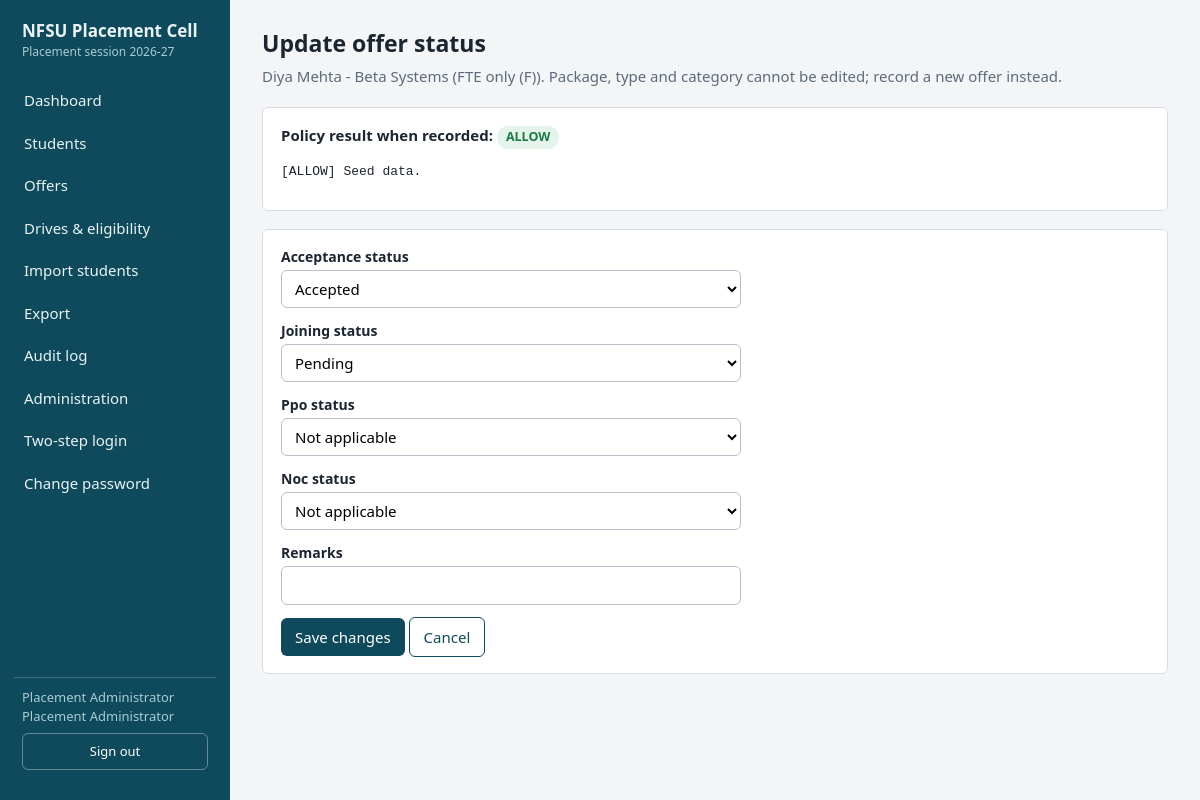
The page /offers/2/edit/ (signed in) on the database its author committed.
### core/models.py (models this page shows, shortened)
class User(AbstractUser):
    class Role(models.TextChoices):
        ADMIN = "ADMIN", "Placement Administrator"
        OFFICER = "OFFICER", "Placement Officer"
        COORDINATOR = "COORDINATOR", "Course Coordinator"
        RECRUITER = "RECRUITER", "Company / Recruiter"
        STUDENT = "STUDENT", "Student (read-only)"
    role = models.CharField(max_length=20, choices=Role.choices, default=Role.STUDENT)
    course = models.CharField(max_length=20, choices=COURSES, blank=True,
                              help_text="Coordinators: the one course they may see.")
    company = models.ForeignKey(Company, null=True, blank=True, on_delete=models.SET_NULL,
                                help_text="Recruiters: the one company they may see.")
    student = models.OneToOneField(Student, null=True, blank=True, on_delete=models.SET_NULL,
                                   related_name="login", help_text="Students: their own record.")
    totp_secret = models.CharField(max_length=64, blank=True)
    mfa_enabled = models.BooleanField(default=False)

class Offer(models.Model):
    class Type(models.TextChoices):
        I = "I", "Internship only (I)"
        F = "F", "FTE only (F)"
        IF = "IF", "Internship + PPO/FTE (I+F)"
    class Acceptance(models.TextChoices):
        PENDING = "PENDING", "Pending"
        ACCEPTED = "ACCEPTED", "Accepted"
        DECLINED = "DECLINED", "Declined"
        EXPIRED = "EXPIRED", "Expired"
    class Joining(models.TextChoices):
        PENDING = "PENDING", "Pending"
        JOINED = "JOINED", "Joined"
        NOT_JOINED = "NOT_JOINED", "Not joined"
    class PPO(models.TextChoices):
        NA = "NA", "Not applicable"
        PENDING = "PENDING", "Pending"
        OFFERED = "OFFERED", "Offered"
        ACCEPTED = "ACCEPTED", "Accepted"
        DECLINED = "DECLINED", "Declined"
    class NOC(models.TextChoices):
        NA = "NA", "Not applicable"
        PENDING = "PENDING", "Pending"
        ISSUED = "ISSUED", "Issued"
        DENIED = "DENIED", "Denied"
    student = models.ForeignKey(Student, on_delete=models.PROTECT, related_name="offers")
    company = models.ForeignKey(Company, on_delete=models.PROTECT, related_name="offers")
    drive = models.ForeignKey(Drive, null=True, blank=True, on_delete=models.SET_NULL, related_name="offers")
    offer_type = models.CharField(max_length=2, choices=Type.choices)
    category = models.CharField(max_length=2, choices=CATEGORIES)
    ctc_lpa = models.DecimalField("FTE CTC (LPA)", max_digits=6, decimal_places=2, null=True, blank=True,
                                  validators=[MinValueValidator(Decimal("0.1")), MaxValueValidator(Decimal("500"))])
    stipend_amount = models.DecimalField("Internship stipend (INR)", max_digits=9, decimal_places=2,
                                         null=True, blank=True, validators=[MinValueValidator(Decimal("0"))])
    stipend_period = models.CharField(max_length=10, blank=True,
                                      choices=[("MONTHLY", "Per month"), ("TOTAL", "Total / one-time")])
    offered_at = models.DateTimeField(default=timezone.now)
    acceptance_deadline = models.DateTimeField(null=True, blank=True)
    acceptance_status = models.CharField(max_length=10, choices=Acceptance.choices, default=Acceptance.PENDING)
    joining_status = models.CharField(max_length=12, choices=Joining.choices, default=Joining.PENDING)
    ppo_status = models.CharField(max_length=10, choices=PPO.choices, default=PPO.NA)
    off_campus = models.BooleanField(default=False)
    noc_status = models.CharField(max_length=10, choices=NOC.choices, default=NOC.NA)
    needs_review = models.BooleanField(default=False)
    policy_outcome = models.CharField(max_length=10, blank=True)
    policy_reasons = models.TextField(blank=True)
    override_reason = models.CharField(max_length=300, blank=True)
    remarks = models.CharField(max_length=500, blank=True)
    created_by = models.ForeignKey(User, null=True, on_delete=models.SET_NULL, related_name="+")
    created_at = models.DateTimeField(auto_now_add=True)
    updated_at = models.DateTimeField(auto_now=True)
    AUDIT_FIELDS = ["student", "company", "offer_type", "category", "ctc_lpa", "stipend_amount",
                    "stipend_period", "acceptance_status", "joining_status", "ppo_status", "off_campus",
                    "noc_status", "needs_review", "policy_outcome", "override_reason", "remarks"]
    class Meta:
        ordering = ["-offered_at", "-id"]

class Student(models.Model):
    class Registration(models.TextChoices):
        REGISTERED = "REGISTERED", "Registered"
        DEREGISTERED = "DEREGISTERED", "Deregistered"
        NOT_REGISTERED = "NOT_REGISTERED", "Not registered"
    class Eligibility(models.TextChoices):
        ELIGIBLE = "ELIGIBLE", "Eligible"
        INELIGIBLE = "INELIGIBLE", "Ineligible"
        PENDING = "PENDING", "Pending verification"
    placement_id = models.CharField(
        max_length=20, unique=True,
        validators=[RegexValidator(r"^[A-Z0-9\-]{4,20}$", "4-20 chars: capital letters, digits, hyphen.")])
    name = models.CharField(
        max_length=100,
        validators=[RegexValidator(r"^[A-Za-z][A-Za-z .'\-]{1,99}$", "Letters, spaces, . ' - only.")])
    mobile = EncryptedTextField(
        validators=[RegexValidator(r"^[6-9]\d{9}$", "Enter a valid 10-digit Indian mobile number.")])
    email = models.EmailField()
    course = models.CharField(max_length=20, choices=COURSES)
    batch = models.CharField(max_length=9, validators=[RegexValidator(r"^\d{4}-\d{2}$", "Format: 2025-27")])
    registration_status = models.CharField(max_length=20, choices=Registration.choices,
                                           default=Registration.NOT_REGISTERED)
    eligibility_status = models.CharField(max_length=20, choices=Eligibility.choices,
                                          default=Eligibility.PENDING)
    remarks = models.CharField(max_length=500, blank=True)
    is_archived = models.BooleanField(default=False)
    created_at = models.DateTimeField(auto_now_add=True)
    updated_at = models.DateTimeField(auto_now=True)
    AUDIT_FIELDS = ["placement_id", "name", "mobile", "email", "course", "batch",
                    "registration_status", "eligibility_status", "remarks", "is_archived"]
    class Meta:
        ordering = ["placement_id"]
    def __str__(self):
        return "%s - %s" % (self.placement_id, self.name)

class Company(models.Model):
    name = models.CharField(max_length=120, unique=True)
    category = models.CharField(max_length=2, choices=CATEGORIES, default="C",
                                help_text="Default category (used for internship-only offers).")
    response_hours = models.PositiveIntegerField(
        default=24, validators=[MinValueValidator(1), MaxValueValidator(24)],
        help_text="Company's stated acceptance timeline in hours (policy cap: 24).")
    class Meta:
        ordering = ["name"]
        verbose_name_plural = "companies"
    def __str__(self):
        return self.name

### core/views.py (the view, shortened to what this page needs)
# urls.py: path("offers/<int:pk>/edit/", views.offer_update, name="offer_update"),
@role_required(*ADMIN_OFFICER)
def offer_update(request, pk):
    o = get_object_or_404(offers_for(request.user), pk=pk)
    before = audit.snapshot(o, Offer.AUDIT_FIELDS)
    form = OfferStatusForm(request.POST or None, instance=o)
    return render(request, "offer_status_form.html", {"form": form, "o": o})

### core/forms.py
class OfferStatusForm(forms.ModelForm):
    class Meta:
        model = Offer
        fields = ["acceptance_status", "joining_status", "ppo_status", "noc_status", "remarks"]

### core/audit.py (called while the page is built)
def _clean(value):
    return json.loads(json.dumps(value, default=str, sort_keys=True))

def snapshot(obj, fields):
    data = {}
    for f in fields:
        value = getattr(obj, f, None)
        if f == "mobile":
            value = mask_mobile(value or "")
        elif hasattr(value, "pk"):
            value = str(value)
        data[f] = value
    return _clean(data)

### core/permissions.py (called while the page is built, shortened)
def role_required(*roles):
    def deco(view):
        @wraps(view)
        @login_required
        def wrapper(request, *args, **kwargs):
            if request.user.role not in roles:
                audit.log(request.user, "ACCESS_DENIED", request=request,
                          note="%s %s" % (request.method, request.path))
                return render(request, "403.html", status=403)
            return view(request, *args, **kwargs)
        return wrapper
    return deco

def offers_for(user):
    qs = Offer.objects.select_related("student", "company")
    if user.role in (R.ADMIN, R.OFFICER):
        return qs

### core/security.py (called while the page is built)
def _fernet():
    raw = settings.FIELD_ENCRYPTION_KEY or settings.SECRET_KEY
    key = base64.urlsafe_b64encode(hashlib.sha256(raw.encode()).digest())
    return Fernet(key)

    def from_db_value(self, value, expression, connection):
        if not value:
            return value
        try:
            return _fernet().decrypt(value.encode()).decode()
        except InvalidToken:
            return "[decryption-error]"

    def __call__(self, request):
        response = self.get_response(request)
        if not request.path.startswith("/admin-console/"):
            response.setdefault("Content-Security-Policy", self.CSP)
        response.setdefault("Permissions-Policy", "camera=(), microphone=(), geolocation=()")
        response.setdefault("Cross-Origin-Opener-Policy", "same-origin")
        if request.user.is_authenticated:
            response["Cache-Control"] = "no-store"  # never cache personal data
        return response

### templates/offer_status_form.html
{% extends "base.html" %}{% block title %}Update offer{% endblock %}
{% block content %}<h1>Update offer status</h1><p class="sub">{{ o.student.name }} - {{ o.company.name }} ({{ o.get_offer_type_display }}). Package, type and category cannot be edited; record a new offer instead.</p>
{% if o.policy_reasons %}<div class="panel"><b>Policy result when recorded:</b> <span class="chip {{ o.policy_outcome }}">{{ o.policy_outcome }}</span><pre class="mono">{{ o.policy_reasons }}</pre></div>{% endif %}
<form method="post" class="panel">{% csrf_token %}{% include "_form.html" %}<button type="submit">Save changes</button> <a class="btn alt" href="{% url 'student_detail' o.student_id %}">Cancel</a></form>{% endblock %}

### templates/base.html (shortened to what this page needs)
{% load static %}<!doctype html>
<html lang="en"><head><meta charset="utf-8"><meta name="viewport" content="width=device-width,initial-scale=1">
<link rel="stylesheet" href="{% static 'style.css' %}"></head>
<body>
{% if user.is_authenticated %}
<div class="shell">
<nav class="side" aria-label="Main">
  <div class="brand">NFSU Placement Cell<small>Placement session 2026-27</small></div>
  {% if user.role == "ADMIN" or user.role == "OFFICER" or user.role == "COORDINATOR" %}
    <a href="{% url 'dashboard' %}">Dashboard</a>
    <a href="{% url 'student_list' %}">Students</a>
    <a href="{% url 'offer_list' %}">Offers</a>
    <a href="{% url 'drive_list' %}">Drives &amp; eligibility</a>
  {% endif %}
  {% if user.role == "ADMIN" or user.role == "OFFICER" %}
    <a href="{% url 'student_import' %}">Import students</a>
    <a href="{% url 'export' %}">Export</a>
  {% endif %}
  {% if user.role == "ADMIN" %}
    <a href="{% url 'audit_list' %}">Audit log</a>
    <a href="/admin-console/">Administration</a>
  {% endif %}
  <a href="{% url 'security_settings' %}">Two-step login</a>
  <a href="{% url 'password_change' %}">Change password</a>
  <div class="who">{{ user.get_full_name|default:user.username }}<br>{{ user.get_role_display }}
    <form method="post" action="{% url 'logout' %}">{% csrf_token %}<button type="submit">Sign out</button></form></div>
</nav>
<main class="main">
{% else %}<main class="login">{% endif %}
{% block content %}{% endblock %}
</main>
{% if user.is_authenticated %}</div>{% endif %}
</body></html>

### templates/_form.html (shortened to what this page needs)
{% for f in form %}
<div class="frow"><label for="{{ f.id_for_label }}">{{ f.label }}</label>{{ f }}
{% for e in f.errors %}<div class="err">{{ e }}</div>{% endfor %}</div>
{% endfor %}

### static/style.css (style rules this page uses)
:root { --bg:#f4f5f7;--surface:#fff;--ink:#1c2530;--muted:#5d6b7a;--line:#d8dde3;--brand:#0e4a5b;--brand-2:#e8f1f3; --ok:#1b7a45;--ok-bg:#e5f4eb;--warn:#9a5b00;--warn-bg:#fdf1db;--bad:#b3261e;--bad-bg:#fbe7e5;--r:6px }
* { box-sizing:border-box }
body { margin:0;font:15px/1.5 "Segoe UI",system-ui,-apple-system,Roboto,Arial,sans-serif;color:var(--ink);background:var(--bg) }
a { color:var(--brand) }
.shell { display:grid;grid-template-columns:230px 1fr;min-height:100vh }
.side { background:var(--brand);color:#e9f3f5;padding:20px 14px;display:flex;flex-direction:column;gap:4px }
.brand { font-weight:700;font-size:17px;line-height:1.25;margin-bottom:18px;padding:0 8px }
.brand small { display:block;font-weight:400;font-size:12px;color:#a9cbd3;margin-top:3px }
.side a { color:#e9f3f5;text-decoration:none;padding:8px 10px;border-radius:var(--r) }
.side .who { margin-top:auto;font-size:13px;color:#a9cbd3;padding:10px 8px;border-top:1px solid rgba(255,255,255,.18) }
.side form { margin:6px 0 0 }
.main { padding:26px 32px;max-width:1280px;width:100% }
h1 { font-size:23px;margin:0 0 4px }
.sub { color:var(--muted);margin:0 0 20px }
.panel { background:var(--surface);border:1px solid var(--line);border-radius:var(--r);padding:16px 18px;margin-bottom:18px }
.btn,button { font:inherit;background:var(--brand);color:#fff;border:0;border-radius:var(--r);padding:8px 14px;cursor:pointer;text-decoration:none;display:inline-block }
.btn.alt,button.alt { background:#fff;color:var(--brand);border:1px solid var(--brand) }
.side button { background:transparent;border:1px solid rgba(255,255,255,.35);width:100% }
input,select,textarea { font:inherit;padding:7px 9px;border:1px solid #b7c0ca;border-radius:var(--r);background:#fff;max-width:100% }
.frow { margin-bottom:12px }
.frow label { display:block;font-weight:600;font-size:14px;margin-bottom:3px }
.frow input,.frow select,.frow textarea { width:100%;max-width:460px }
.chip { display:inline-block;padding:2px 9px;border-radius:99px;font-size:12.5px;font-weight:600 }
.chip.ALLOW,.chip.ok { background:var(--ok-bg);color:var(--ok) }
code,.mono { font-family:Consolas,Menlo,monospace;font-size:13px }

### rows shown on the page
User: get_full_name "Placement Administrator", role "Placement Administrator"
Offer: student.name "Diya Mehta", company.name "Beta Systems", offer_type "FTE only (F)", policy_outcome "ALLOW", policy_reasons "[ALLOW] Seed data.", form "Accepted" "Pending" "Not applicable" "Not applicable"

### other values the page prints
{{ f.label }} "Acceptance status" "Joining status" "Ppo status" "Noc status" "Remarks"
